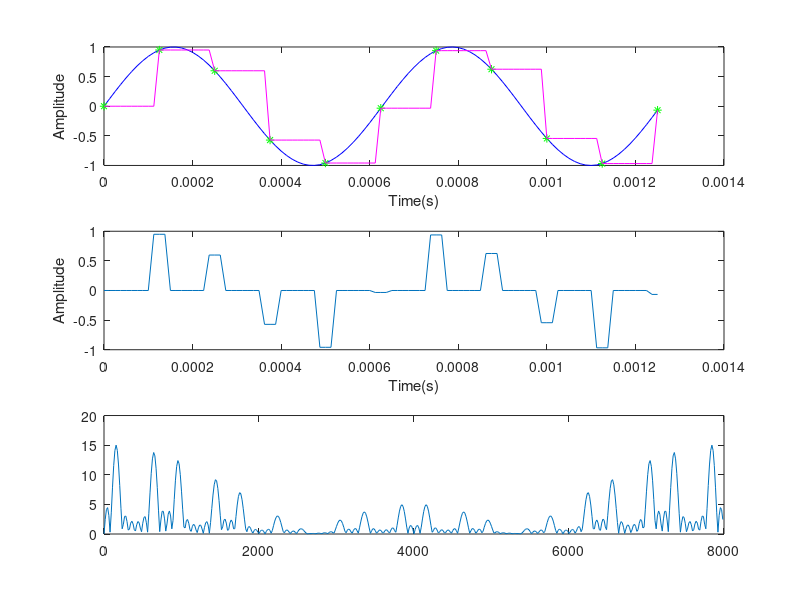

The MATLAB script that drew this image:
clear all
clf;
fs=8000;
Ts=1/fs;
td=1.25e-5;
f0=10000/(2*pi);
t=[0:td:100*td];
y=sin(2*pi*f0*t);
subplot(3,1,1), plot(t,y,'b');      %input signal(message)
xlabel('Time(s)');
ylabel('Amplitude')
hold;
t2=[0:Ts:100*td];
y2=sin(2*pi*f0*t2);
plot(t2,y2,'g*');                   %sampled at 8kHz
y3=zeros(1,length(t));

       
m=1;
for n=1:101;
               
         if t(n)== t2(m);
        m=m+1;     
        y3(n)=y2(m-1);
         else
        y3(n)=y2(m-1);
        
end
end
plot (t,y3,'m');                  %sample and hold

z=ones(1,length(t2));
%-----------------------------Getting Pulse signal at sampling frequency8 khz------------------------------------
c=1;
for  n=1:101;
    
    if t(n)==t2(c);
       z2(n)=z(c);
      c=c+1;
    
else
    z2(n)=0;
end
end
%plot (t,z2)

st=z2.*y;       % resultant of input signal and sampled pulse signal
%plot(t,st)
%------------------------------Procedure to get better graphics of a Flattop Pam Signal-------------------------
 for k=1:101;
      if st(k)~=0&k<101
         st2(k-1)=st(k);
         st2(k)=st(k);
         st2(k+1)=st(k);
    else 
        st2(100)=st(101);
        st2(101)=st(101);
     end
 end

subplot(3,1,2),    
plot (t,st2)            % Pam signal
xlabel('Time(s)');
ylabel('Amplitude');
Sf= fft (st2,512);      % in frequency domain 
mag= abs(Sf);           % magnitude of Sf
f = (0:511)*fs/length(Sf);

subplot(3,1,3),
plot(f,mag);
%-------------------------------------disregard-----------------------------------------------
%plot (t,y6)

%y9=(y6.*y);
%plot (t,y9)
%Y=fft (y3,101);             %S(f)
%mag= abs (Y);               %magnitude of S(f)
%f = (0:100)*fs/length(Y);
%plot(f,mag)                 %magnitude spectrum 



%y4=(square(2*pi*8000*t));
%y5=ones(1,length(t));
%y6=(y5+y4)/2; %pulse sampling at 8000hz
%plot(t,y,'b');




%powerdB=20*log10(mag);
%plot (t,abs(hilbert(y)))

%stem(t2,y2)

%plot (abs(fft(y)))
%plot(linspace(-5*1e9,5*1e9,512),fftshift(abs(fft(Pulse,512))))